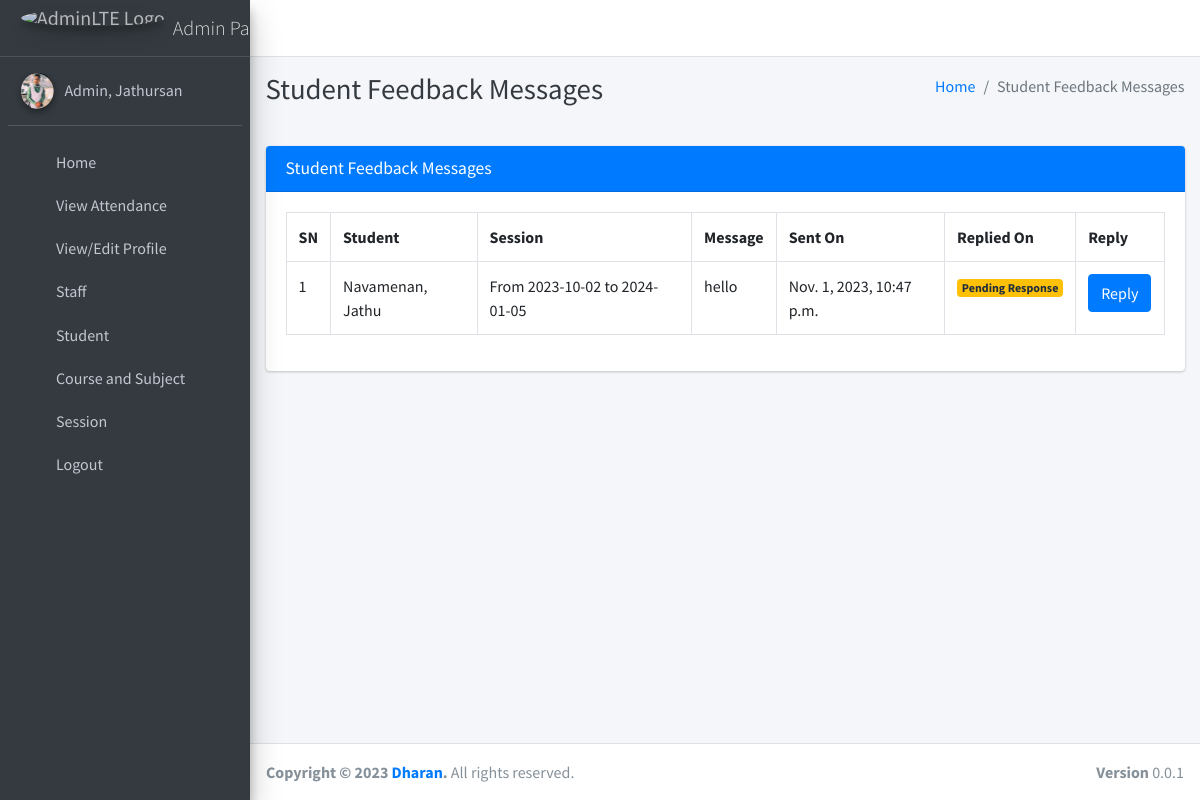
The app's page /student/view/feedback/ (signed in) with its own data.
### main_app/models.py (models this page shows)
class CustomUser(AbstractUser):
    USER_TYPE = ((1, "HOD"), (2, "Staff"), (3, "Student"))
    GENDER = [("M", "Male"), ("F", "Female")]
    username = None  # Removed username, using email instead
    email = models.EmailField(unique=True)
    user_type = models.CharField(default=1, choices=USER_TYPE, max_length=1)
    gender = models.CharField(max_length=1, choices=GENDER)
    profile_pic = models.ImageField()
    address = models.TextField()
    fcm_token = models.TextField(default="")  # For firebase notifications
    created_at = models.DateTimeField(auto_now_add=True)
    updated_at = models.DateTimeField(auto_now=True)
    USERNAME_FIELD = "email"
    REQUIRED_FIELDS = []
    objects = CustomUserManager()
    def __str__(self):
        return self.last_name + ", " + self.first_name

class FeedbackStudent(models.Model):
    student = models.ForeignKey(Student, on_delete=models.CASCADE)
    feedback = models.TextField()
    reply = models.TextField()
    created_at = models.DateTimeField(auto_now_add=True)
    updated_at = models.DateTimeField(auto_now=True)

class Student(models.Model):
    admin = models.OneToOneField(CustomUser, on_delete=models.CASCADE)
    course = models.ForeignKey(Course, on_delete=models.DO_NOTHING, null=True, blank=False)
    session = models.ForeignKey(Session, on_delete=models.DO_NOTHING, null=True)
    def __str__(self):
        return self.admin.last_name + ", " + self.admin.first_name

class Session(models.Model):
    start_year = models.DateField()
    end_year = models.DateField()
    def __str__(self):
        return "From " + str(self.start_year) + " to " + str(self.end_year)

### main_app/hod_views.py (the view, shortened to what this page needs)
# urls.py: path("student/view/feedback/", hod_views.student_feedback_message,
@csrf_exempt
def student_feedback_message(request):
    if request.method != 'POST':
        feedbacks = FeedbackStudent.objects.all()
        context = {
            'feedbacks': feedbacks,
            'page_title': 'Student Feedback Messages'
        }
        return render(request, 'hod_template/student_feedback_template.html', context)

### main_app/templates/hod_template/student_feedback_template.html (shortened to what this page needs)
{% extends 'main_app/base.html' %}
{% load static %}
{% block page_title %}{{page_title}}{% endblock page_title %}
{% block content %}
<section class="content">
    <div class="container-fluid">
        <div class="row">
            <div class="col-md-12">
                <div class="card card-primary">
                    <div class="card-header">
                        <h3 class="card-title">{{page_title}}</h3>
                    </div>
                    <div class="table card-body">
                        <table class="table table-bordered">
                            <tr>
                                <th>SN</th>
                                <th>Student</th>
                                <th>Session</th>
                                <th>Message</th>
                                <th>Sent On</th>
                                <th>Replied On</th>
                                <th>Reply</th>
                            </tr>
                            {% for feedback in  feedbacks %}
                              <tr>
                                  <td>{{forloop.counter}}</td>
                                  <td>{{feedback.student}}</td>
                                  <td>{{feedback.student.session}}</td>
                                  <td>{{feedback.feedback}}</td>
                                      {% if feedback.reply == "" %}
                                      <td>{{feedback.created_at}}</td>
                                      <td><span  class='badge badge-warning'>Pending Response</span></td>
                                           <td> <button data-toggle = "modal" data-target = "#reply_modal" value="{{feedback.id}}" class="btn btn-primary reply_open_modal">Reply</button>
                                          {% else %}
                                          <td>{{feedback.created_at}}</td>
                                          <td>{{feedback.updated_at}}</td>
                                            <td>{{feedback.reply}}</td>
                                      {% endif %}
                                  </td>
                              </tr>
                            {% endfor %}
                        </table>
                    </div>
                    </div>
            </div>
        </div>
    </div>
</section>
{% endblock content %}

### main_app/templates/main_app/sidebar_template.html (shortened to what this page needs)
{% load static %}
<aside class="main-sidebar sidebar-dark-primary elevation-4">
{% if request.user.user_type == '1' %}
    <a href="{% url 'admin_home' %}" class="brand-link">
        <img src="{% static 'dist/img/AdminLTELogo.png' %} " alt="AdminLTE Logo"
            class="brand-image img-circle elevation-3" style="opacity: .8">
        <span class="brand-text font-weight-light">Admin Panel</span>
    </a>
    <div class="sidebar">
        <div class="user-panel mt-3 pb-3 mb-3 d-flex">
            <div class="image">
                <img src="{{ request.user.profile_pic}}" class="img-circle elevation-2" alt="User Image">
            </div>
            <div class="info">
                <a href="#" class="d-block">{{user}}</a>
            </div>
        </div>
        <nav class="mt-2">
            <ul class="nav nav-pills nav-sidebar flex-column" data-widget="treeview" role="menu" data-accordion="false">
                <li class="nav-item">
                    {% url 'admin_home' as admin_home %}
                    <a href="{{admin_home}}" class="nav-link {% if admin_home == request.path %} active {% endif %}">
                        <i class="nav-icon fas fa-th"></i>
                        <p>
                            Home
                        </p>
                    </a>
                </li>
                <li class="nav-item">
                    {% url 'admin_view_attendance' as admin_view_attendance %}
                <li class="nav-item">
                    <a href="{{admin_view_attendance}}"
                        class="nav-link  {% if admin_view_attendance == request.path %} active {% endif %}">
                        <i class="nav-icon fas fa-th"></i>
                        <p>
                            View Attendance
                        </p>
                    </a>
                </li>
                <li class="nav-item">
                    {% url 'admin_view_profile' as admin_view_profile %}
                    <a href="{{admin_view_profile}}"
                        class="nav-link {% if admin_view_profile == request.path %} active {% endif %}">
                        <i class="nav-icon fas fa-th"></i>
                        <p>
                            View/Edit Profile
                        </p>
                    </a>
                </li>
                <li class="nav-item has-treeview">
                    <a href="#" class="nav-link">
                        <i class="nav-icon fas fa-th"></i>
                        <p>
                            Staff
                            <i class="right fas fa-angle-right"></i>
                        </p>
                    </a>
                </li>
                <li class="nav-item has-treeview">
                    <a href="#" class="nav-link">
                        <i class="nav-icon fas fa-th"></i>
                        <p>
                            Student
                            <i class="right fas fa-angle-right"></i>
                        </p>
                    </a>
                </li>
                <li class="nav-item has-treeview">
                    <a href="#" class="nav-link">
                        <i class="nav-icon fas fa-th"></i>
                        <p>
                            Course and Subject
                            <i class="right fas fa-angle-right"></i>
                        </p>
                    </a>
                </li>
                <li class="nav-item has-treeview">
                    <a href="#" class="nav-link">
                        <i class="nav-icon fas fa-th"></i>
                        <p>
                            Session
                            <i class="right fas fa-angle-right"></i>
                        </p>
                    </a>
                </li>
{% endif %}
<li class="nav-item">
    <a href="{% url 'user_logout' %}" onclick="return confirm('Your session would be terminated.\n\nProceed?')" class="nav-link">
        <i class="nav-icon fas fa-th"></i>
        <p>
            Logout
        </p>
    </a>
</li>
</ul>
</nav>
</div>
</aside>

### records on screen
CustomUser: user.profile_pic (picture), last_name+first_name "Admin, Jathursan"
FeedbackStudent: student "Navamenan, Jathu", student.session "From 2023-10-02 to 2024-01-05", feedback "hello", created_at "Nov. 1, 2023, 10:47 p.m."

### other values on screen
{{ page_title }} "Student Feedback Messages"
